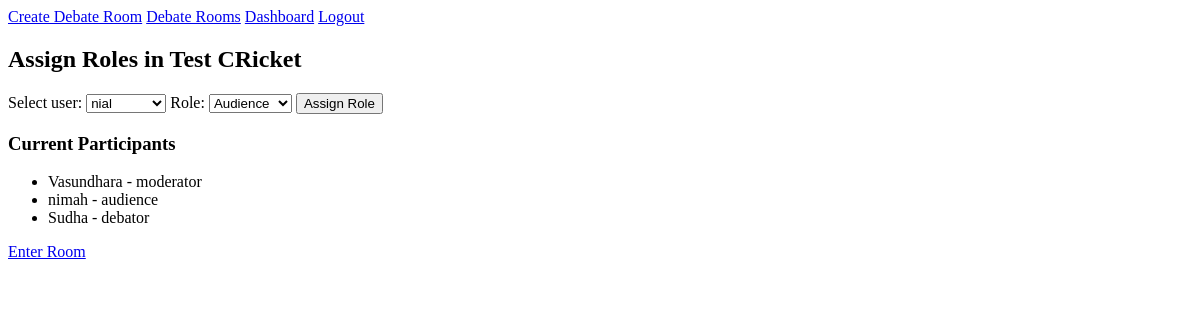
/debates/room/5/assign-roles/ (signed in), run on an earlier commit of the app's database.
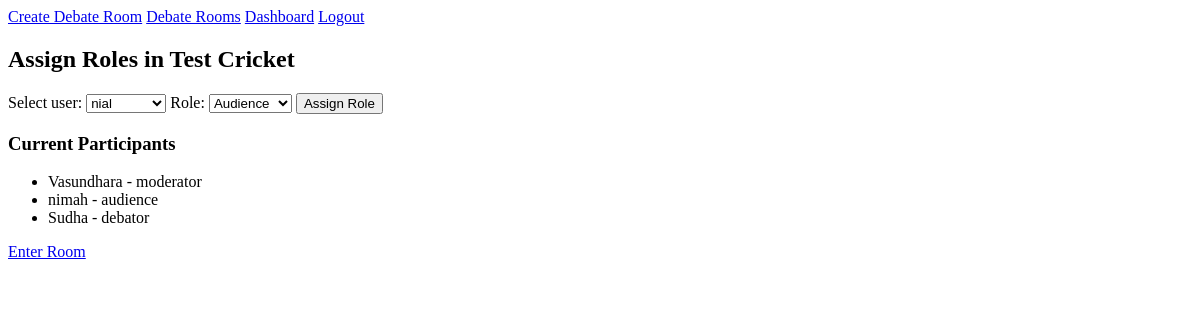
And on a later commit of the database.
### debates/models.py (models this page shows, shortened)
class DebateRoom(models.Model):
    Format_Choice = [
        ('1v1', '1v1'),
        ('panel','panel'),
    ]
    title = models.CharField(max_length = 255)
    description = models.TextField(blank = True)
    topic = models.CharField(max_length=255)
    created_by = models.ForeignKey(User,on_delete = models.CASCADE, related_name = "participants")
    is_private = models.BooleanField(default = True)
    format = models.CharField(max_length=10, choices = Format_Choice,default = "1v1")
    timer_per_round = models.IntegerField(default = 120)
    allow_entry = models.BooleanField(default=True)
    is_live = models.BooleanField(default = False)
    created_at = models.DateTimeField(auto_now_add=True)
    is_featured = models.BooleanField(default = False)

### debates/views.py (the view, shortened to what this page needs)
# urls.py: path('room/<int:room_id>/assign-roles/',views.assign_roles,name="assign_roles"),
@login_required
def assign_roles(request,room_id):
    room = get_object_or_404(DebateRoom, id=room_id)
    if not RoomParticipant.objects.filter(room=room,user=request.user, role='moderator'):
        return HttpResponseForbidden("Only moderators can assign roles")
    if not room.allow_entry:
        return HttpResponseForbidden("Cannot assign roles after the debate has started")
    participants = RoomParticipant.objects.filter(room = room).select_related('user')
    all_users = User.objects.exclude(id__in = participants.values_list('user_id',flat=True))
    return render(request, 'debates/assign_roles.html', {
        'room': room,
        'participants': participants,
        'all_users': all_users,
    })

### debates/templates/debates/assign_roles.html (shortened to what this page needs)
{% extends "debates/layout.html" %}
{% block body %}
    <h2>Assign Roles in {{room.title}}</h2>
    <form method = "post">
        <label for = "user_id">Select user: </label>
        <select name="user_id">
            {% for user in all_users %}
            <option value="{{user.id}}">{{user.username}}</option>
            {% endfor %}
        </select>
        <label for="role">Role: </label>
        <select name="role">
            <option value="audience">Audience</option>
        </select>
        <button type="submit">Assign Role</button>
    </form>
    <h3>Current Participants</h3>
    <ul>
        {% for participant in participants %}
        <li>{{participant.user.username}} - {{participant.role}}</li>
        {% endfor %}
    </ul>
    <a href="{% url 'debate_room_detail' room.id %}">Enter Room</a>
{% endblock %}

What changed in the data, as far as the page shows it:
changed DebateRoom: title "Test CRicket" → "Test Cricket"
